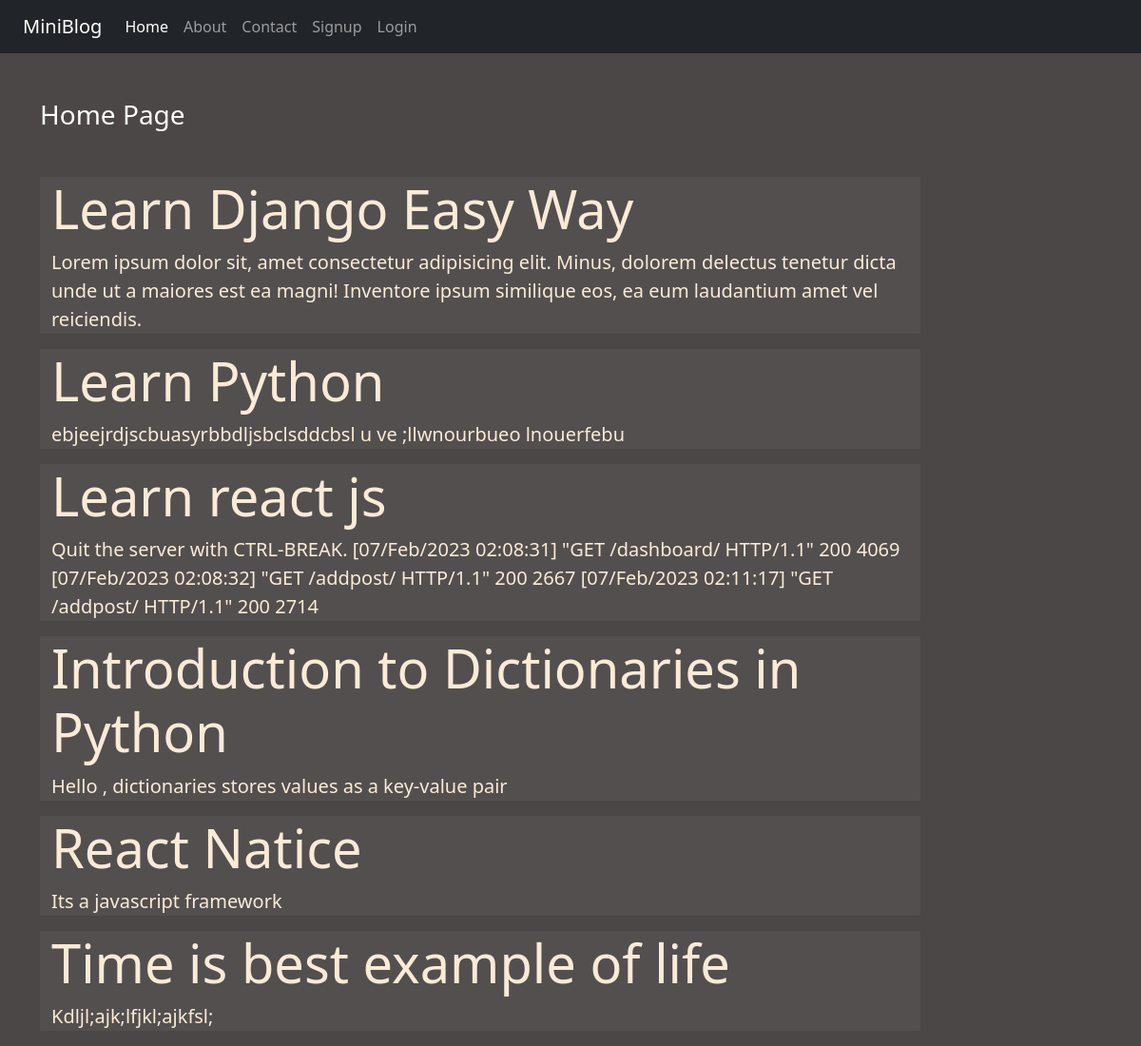
The page / on the database its author committed.
### App1/models.py (models this page shows)
class Post(models.Model):
    title = models.CharField(max_length=100)
    desc = models.TextField()

### App1/views.py (the view)
# urls.py: 2. Add a URL to urlpatterns:  path('', views.home, name='home')
def home(request):
    posts = Post.objects.all()
    return render(request, 'blog/home.html', {'posts':posts})

### App1/templates/blog/home.html (shortened to what this page needs)
<!DOCTYPE html>
<html lang="en">
<head>
</head>
<body>
  {% extends 'blog/base.html' %}
  {% load static %}
  {% block content %}
  <div class="col-sm-10">
      <h3 class="text-white my-5">Home Page</h3>
      {% for i in posts %}
        <div class="jumbotron jumbotron-fluid jumbo-color">
            <div class="container">
              <h1 class="display-4">{{i.title}}</h1>
              <p class="lead">{{i.desc}}</p>
            </div>
        </div>
      {%endfor%}
  </div>
  {% endblock content %}

### App1/templates/blog/base.html (shortened to what this page needs)
<!DOCTYPE html>
{% load static %}
<html lang="en">
<head>
    <link rel="stylesheet" href="{% static 'css/bootstrap.css' %}">
    <link rel="stylesheet" href="{% static 'css/style.css' %}">
</head>
<body>
    <div class="container-fluid bg-dark">
        {% include 'blog/navbar.html' %}
    </div>
    <div class="container">
        <div class="row">
            {% block content %}
            {% endblock content %}
        </div>
    </div>
</body>
</html>

### App1/templates/blog/navbar.html (shortened to what this page needs)
<!DOCTYPE html>
<html lang="en">
<head>
</head>
<body>
  <nav class="navbar navbar-expand-lg navbar-dark bg-dark ">
    <div class="container-fluid">
      <a class="navbar-brand" href="/">MiniBlog</a>
      <div class="collapse navbar-collapse" id="navbarNav">
        <ul class="navbar-nav">
          <li class="nav-item">
            <a class="nav-link active" aria-current="page" href="/">Home</a>
          </li>
          <li class="nav-item">
            <a class="nav-link" href="{% url 'about' %}">About</a>
          </li>
          <li class="nav-item">
            <a class="nav-link" href="{% url 'contact' %}">Contact</a>
          </li>
          {% if request.user.is_authenticated %}
          <li class="nav-item">
            <a class="nav-link" href="{% url 'dashboard' %}">Dashboard</a>
          </li>
          <li class="nav-item">
            <a class="nav-link" href="{% url 'logout' %}">Logout</a>
          </li>
          {% else %}
          <li class="nav-item">
            <a class="nav-link" href="{% url 'signup' %}">Signup</a>
          </li>
          <li class="nav-item">
            <a class="nav-link" href="{% url 'login' %}">Login</a>
          </li>
          {%endif%}
        </ul>
      </div>
    </div>
  </nav>
</body>
</html>

### App1/static/css/style.css (style rules this page uses)
body { background-color: rgb(75, 71, 71); color: antiquewhite; }
.jumbo-color { background-color: rgb(83, 79, 79); }

### rows shown on the page
Post: title "Learn Django Easy Way", desc "Lorem ipsum dolor sit, amet consectetur adipisicing elit. Minus, dolorem delectus tenetur dicta unde ut a maiores est ea magni! Inventore ipsum similique eos, ea eum laudantium amet vel reiciendis."
Post: title "Learn Python", desc "ebjeejrdjscbuasyrbbdljsbclsddcbsl u ve ;llwnourbueo lnouerfebu"
Post: title "Learn react js", desc "Quit the server with CTRL-BREAK. [07/Feb/2023 02:08:31] \"GET /dashboard/ HTTP/1.1\" 200 4069 [07/Feb/2023 02:08:32] \"GET /addpost/ HTTP/1.1\" 200 2667 [07/Feb/2023 02:11:17] \"GET /addpost/ HTTP/1.1\" 200 2714"
Post: title "Introduction to Dictionaries in Python", desc "Hello , dictionaries stores values as a key-value pair"
Post: title "React Natice", desc "Its a javascript framework"
Post: title "Time is best example of life", desc "Kdljl;ajk;lfjkl;ajkfsl;"
